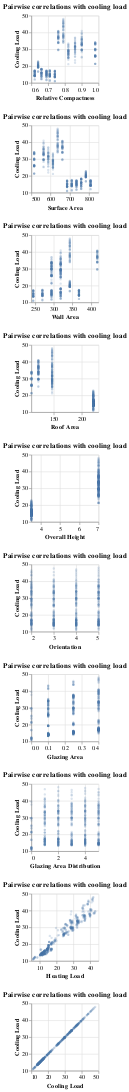

Source (notebook cell):
### Code cell
# pairwsie scatter plots

scatters2 = alt.Chart(train_df,
                    title = 'Pairwise correlations with cooling load').mark_point(opacity = 0.2,
                                       size = 5).encode(
    alt.X (alt.repeat("row"),
           type = 'quantitative',
           scale = alt.Scale(zero = False)),
    alt.Y('Cooling Load',
          scale = alt.Scale(zero = False))
).properties(
    width = 120,
    height =120
).repeat(
    row = column_list
)
# Show the plot
scatters2

### Figure 1 — Vega-Lite specification as saved in the notebook (floating-point values rounded to 4 significant figures; data arrays with more than 128 entries replaced by an {"elided": "..."} marker saying what was removed)
{"$schema": "https://vega.github.io/schema/vega-lite/v4.17.0.json", "config": {"view": {"continuousHeight": 300, "continuousWidth": 400}}, "datasets": {"data-6f853e7087029a474ca9fa67d7e519bb": {"elided": "537 records"}}, "repeat": {"row": ["Relative Compactness", "Surface Area", "Wall Area", "Roof Area", "Overall Height", "Orientation", "Glazing Area", "Glazing Area Distribution", "Heating Load", "Cooling Load"]}, "spec": {"data": {"name": "data-6f853e7087029a474ca9fa67d7e519bb"}, "encoding": {"x": {"field": {"repeat": "row"}, "scale": {"zero": false}, "type": "quantitative"}, "y": {"field": "Cooling Load", "scale": {"zero": false}, "type": "quantitative"}}, "height": 120, "mark": {"opacity": 0.2, "size": 5, "type": "point"}, "title": "Pairwise correlations with cooling load", "width": 120}}
